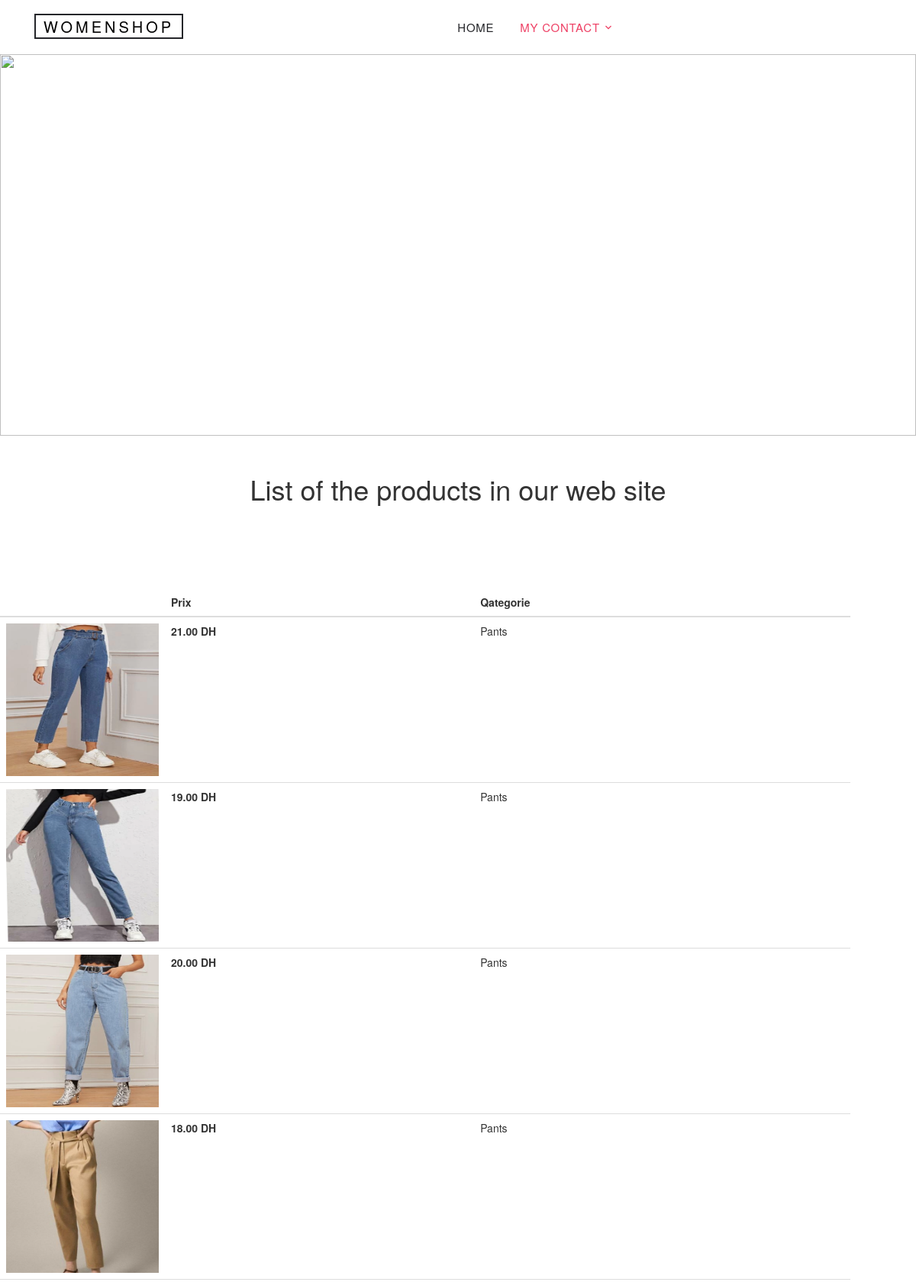
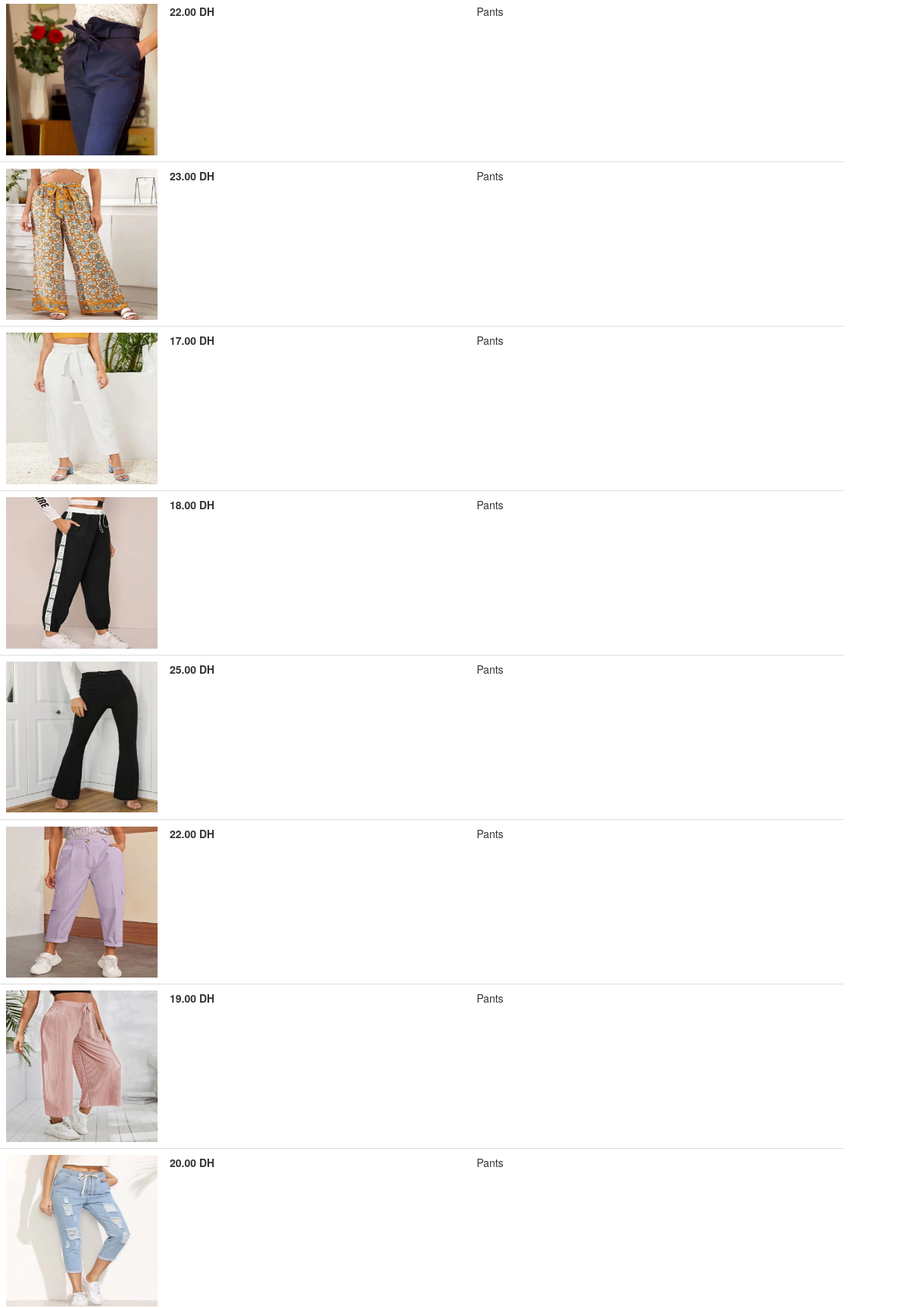
Page /adminhome.php (upper part) on the committed database (2 pictures, top to bottom).
### tables this page shows
CREATE TABLE `produit` (
id INT UNSIGNED AUTO_INCREMENT ,
nom_prod varchar(50),
categorie varchar(50) references categories(categorie), 
prix INT,
photo varchar(50),
PRIMARY KEY  (`id`,`nom_prod`)
);

### adminhome.php (the view, shortened to what this page needs)
<?php
require_once 'headeradmin.php';
require_once 'dbconnexion.php';
?>
<body>
<?php
$reponse = $conn->query("SELECT * FROM produit");
$donnees = $reponse->fetchAll();?>
<h1 style="text-align:center; margin-top: 50px;">List of the products in our web site </h1>
<table class="table table-hover" style="margin-top:100px; margin-bottom: 70px;">
  <thead>
    <tr>
      <th scope="col"></th>
      <th scope="col">Prix</th>
      <th scope="col">Qategorie</th>
    </tr>
  </thead>
  <tbody>
 <?php
foreach($donnees as $prod){?>
    <tr>
	    <th scope="row" class="prodpic"><img src="<?php echo $prod['photo']?>" class="img"></th>
        <td><strong class="item-price"><?php echo number_format($prod['prix'],2)." "."DH";?></strong></td>
        <td class="item-price"><?php echo $prod['categorie']; ?> </td>
</tr>
<?php
}?>
  </tbody>
</table>
</body>
</html>
<?php
require_once 'footer.php';
?>

### css/header.css (style rules this page uses)
body { line-height: 1.7; color: #8c92a0; font-weight: 300; font-size: 16px; }

### css/icomoon/demo-files/demo.css (style rules this page uses)
body { padding: 0; margin: 0; font-family: sans-serif; font-size: 1em; line-height: 1.5; color: #555; background: #fff; }
h1 { font-size: 1.5em; font-weight: normal; }

### css/style1.css (style rules this page uses)
body { margin:0; display: flex; padding:0em; flex-direction:column; min-height:100vh; }

### css/style.css (style rules this page uses)
body { margin:0; display: flex; padding:0em; flex-direction:column; min-height:100vh; background-color:red; }
.prodpic { width:30px; height:40px; }

### adminhome.php (style rules this page uses)
.img { width:200px; height:200px; }

### rows in the picture
produit: photo (picture), prix "21.00", categorie "Pants"
produit: photo (picture), prix "19.00", categorie "Pants"
produit: photo (picture), prix "20.00", categorie "Pants"
produit: photo (picture), prix "18.00", categorie "Pants"
produit: photo (picture), prix "22.00", categorie "Pants"
produit: photo (picture), prix "23.00", categorie "Pants"
produit: photo (picture), prix "17.00", categorie "Pants"
produit: photo (picture), prix "18.00", categorie "Pants"
produit: photo (picture), prix "25.00", categorie "Pants"
produit: photo (picture), prix "22.00", categorie "Pants"
produit: photo (picture), prix "19.00", categorie "Pants"
produit: photo (picture), prix "20.00", categorie "Pants"
